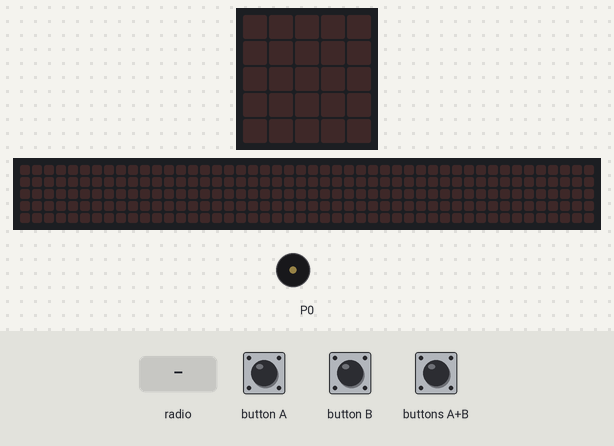
The program below on a simulated BBC micro:bit (MakeCode). Parts: the board's 5×5 LED display, a strip that is not on the board, showing the scrolling text unrolled, buzzer (waves = sounding). The test bench sets the inputs (shaded band). The 48×5 strip is a reading aid, not a part: it shows the text the display is scrolling, unrolled, one strip-width of it at a time.

Above: at 1.2 s.
1.3 s: radio message "1" arrives
At 1.37 s:
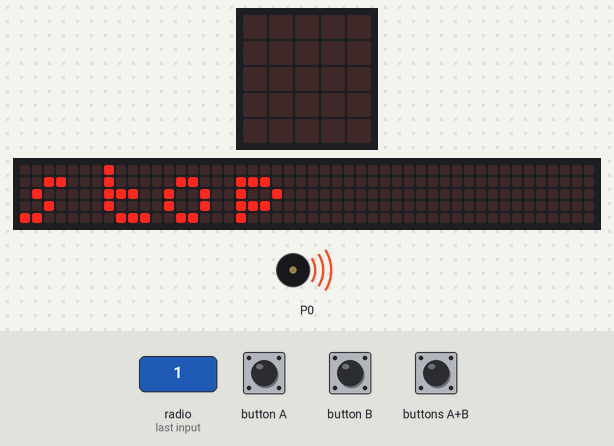
4.3 s: button A pressed for 0.15 s
At 6.8 s:
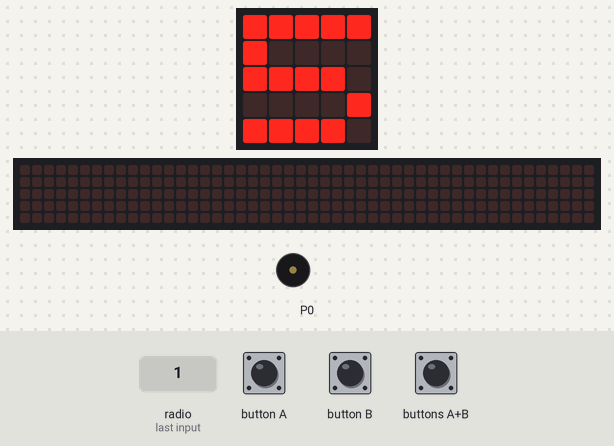
7.4 s: radio message "0" arrives
At 7.62 s:
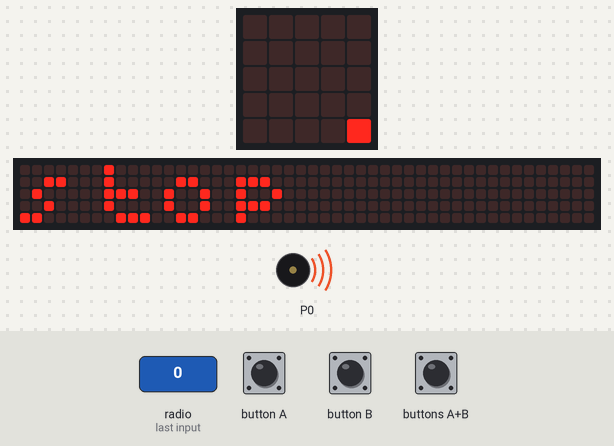
10.4 s: radio message "5" arrives
At 12.82 s:
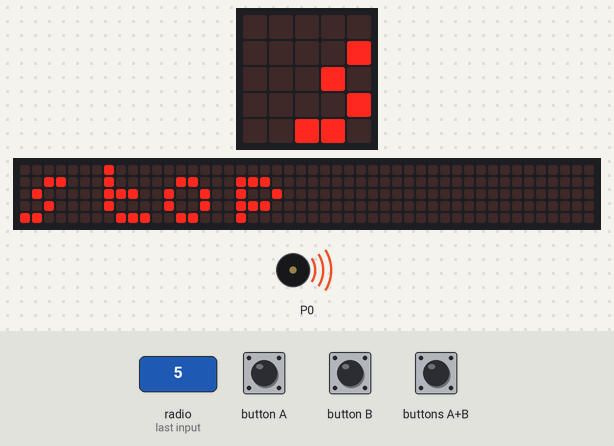
Timing chart, 0 to 14.4 s (numbered marks = the images above; inputs shaded):
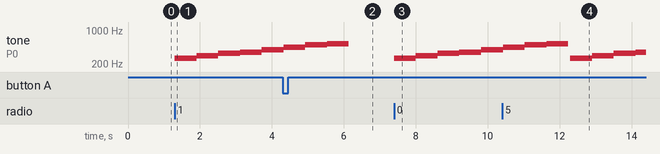

The program:

main.ts
```typescript
radio.onReceivedNumber(function (receivedNumber) {
    music.play(music.stringPlayable("C D E F G A B C5 ", 100), music.PlaybackMode.InBackground)
    basic.showString("stop")
    basic.showLeds(`
        . . . . .
        . . . . .
        . . . . .
        . . . . .
        . . . . .
        `)
    radio.setGroup(0)
})
input.onButtonPressed(Button.A, function () {
    radio.setGroup(5)
    basic.showString("5")
    basic.showLeds(`
        . . . . .
        . . . . .
        . . . . .
        . . . . .
        . . . . .
        `)
    basic.pause(1000)
})
input.onButtonPressed(Button.AB, function () {
    radio.setGroup(0)
})
radio.onReceivedString(function (receivedString) {
    music.play(music.stringPlayable("C5 B A G F E D C ", 100), music.PlaybackMode.InBackground)
    basic.showString(receivedString)
    basic.showLeds(`
        . . . . .
        . . . . .
        . . . . .
        . . . . .
        . . . . .
        `)
    radio.setGroup(6)
    radio.sendString(receivedString)
    radio.setGroup(5)
})
basic.forever(function () {

})
```

test.ts
```typescript
// 在這裡測試；當此封包作為擴充功能時，將不會編譯此內容。
```

Measured:
- after the input at 1.3 s, tone on P0: plays 262 Hz for 0.61 s, 294 Hz for 0.61 s, 330 Hz for 0.61 s, 349 Hz for 0.61 s, 392 Hz for 0.58 s, starting at once; the display: changes at once (image 1)
- after the input at 4.3 s, the display: first differs from a run without the input after 1.9 s (image 2)
- after the input at 7.4 s, tone on P0: plays 262 Hz for 0.61 s, 294 Hz for 0.61 s, 330 Hz for 0.61 s, 349 Hz for 0.61 s, 392 Hz for 0.58 s, starting at once; the display: first changes at once (image 3 shows a later state)
- what the display in image 2 shows lasts 0.8 s, from 6.2 s to 7.0 s
